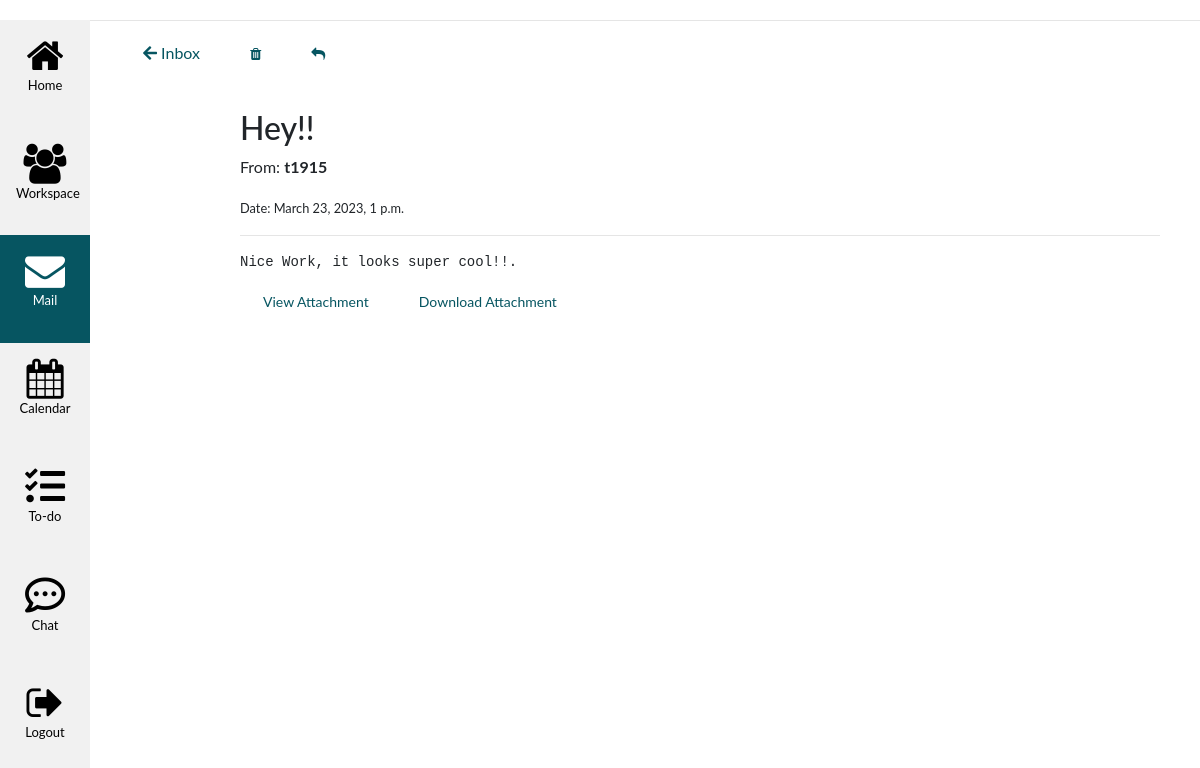
Screenshot of /email/email/20/ (signed in) with the database file from the repository.
### emailapp/models.py (models this page shows)
class Email(models.Model):
    sender = models.ForeignKey(User, on_delete=models.CASCADE, related_name='sent_emails')
    recipient = models.ManyToManyField(User, related_name='received_emails')
    subject = models.CharField(max_length=200)
    body = models.TextField()
    timestamp = models.DateTimeField(auto_now_add=True)
    file = models.FileField(null=True, blank=True, upload_to='attachments/')
    read = models.BooleanField(default=False)

### emailapp/views.py (the view)
# urls.py: path('email/<int:email_id>/', email_detail, name='email_detail'),
@login_required
def email_detail(request, email_id):
    email = get_object_or_404(Email, id=email_id, recipient=request.user)
    email.read = True
    email.save()
    return render(request, 'emailapp/email_detail.html', {'email': email})

### templates/emailapp/email_detail.html (shortened to what this page needs)
{% extends 'emailapp/base.html' %}
{% block content %}
<div class="content">
    <a class="icon-btn btn-info" href="{% url 'inbox' %}"><i class="fas fa-arrow-left"></i>  Inbox</a>
	<a class="icon-btn btn-sm btn-danger" href="{% url 'delete_email' email.id %}"><i class="fa fa-trash"></i></a>
    <a class="icon-btn btn-sm btn-info" href="{% url 'reply_email' email.id %}"><i class="fa fa-reply"></i></a>
    <br><br>
    <div class="content">
        <h2>{{ email.subject }}</h2>
        <p>From: <strong>{{ email.sender }}</strong></p>
        <p><small>Date: {{ email.timestamp }}</small></p>
        <hr>
        <pre>{{ email.body }}</pre>
        {% if email.file %}
            <a class="icon-btn btn-sm btn-info" href="{{ email.file.url }}"> View Attachment</a>
            <a class="icon-btn btn-sm btn-info" href="{{ email.file.url }}" download="{{ email.file.url }}"> Download Attachment</a>
        {% endif %}
    </div>
</div>
{% endblock %}

### static/workspace/css/styles.css (style rules this page uses)
a { color: #065561; }

### static/base.css (style rules this page uses)
body { font-family: "ptsans", "Lato", "Helvetica Neue", Helvetica, Arial, sans-serif; }
.icon-btn { border-radius: 3px; padding: 10px 20px; color: #065561; background-color: transparent; box-shadow: 0 0 0 0; margin: 3px; cursor: pointer; }
.content { margin: 20px; }
div.content { margin-left: 120px; height: 100%; }

### rows the page displays
Email: subject "Hey!!", sender "t1915", timestamp "March 23, 2023, 1 p.m.", body "Nice Work, it looks super cool!!."
